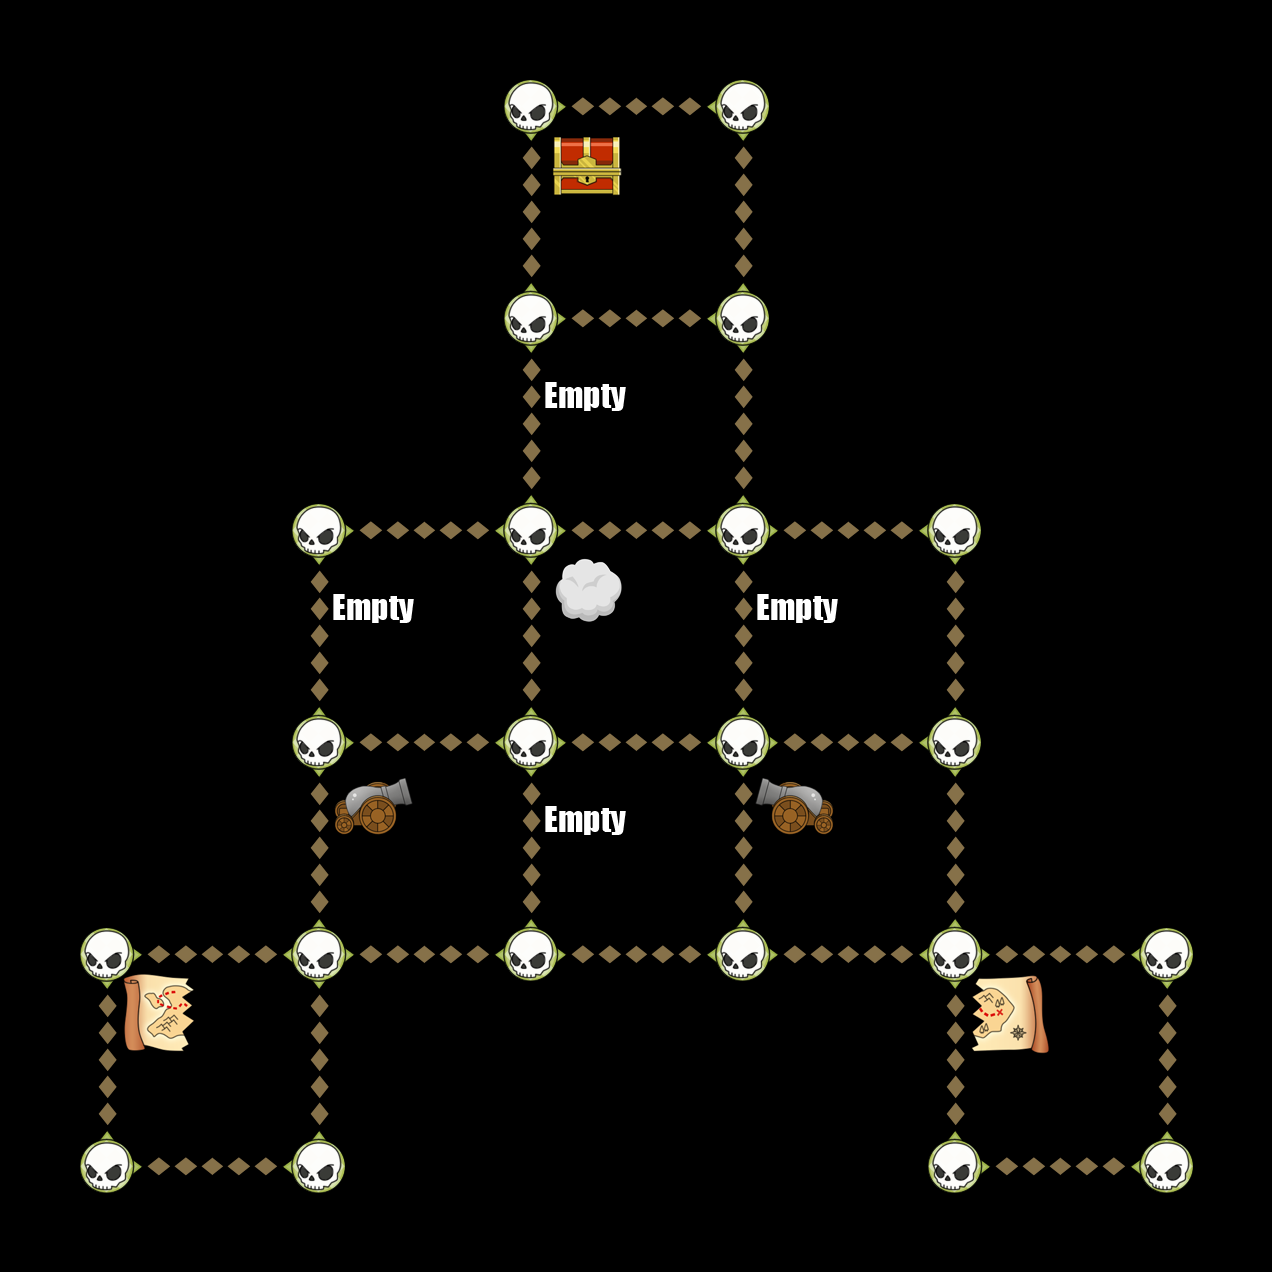

The image is a tile-based game level rendered from a .tmx file. Its description and source (layers, tilesets, objects; grid data summarised) follow:
An orthogonal 6x6 tile map with 212x212 px tiles, 6 tile layers (Down, Up, Left, Right, ...).

<map version="1.0" orientation="orthogonal" width="6" height="6" tilewidth="212" tileheight="212">
 <tileset firstgid="1" name="TileGraphic_Final-ipadhd" tilewidth="212" tileheight="212">
  <image source="TileGraphic_Final-ipadhd.png" width="636" height="1060" />
  <tile id="0">
   <properties>
    <property name="LineFilled" value="True" />
   </properties>
  </tile>
  <tile id="2">
   <properties>
    <property name="Item" value="TreasureBox" />
   </properties>
  </tile>
  <tile id="4">
   <properties>
    <property name="RowFilled" value="True" />
   </properties>
  </tile>
  <tile id="6">
   <properties>
    <property name="Item" value="CannonLeft" />
   </properties>
  </tile>
  <tile id="7">
   <properties>
    <property name="Item" value="ShipRight" />
   </properties>
  </tile>
  <tile id="8">
   <properties>
    <property name="Item" value="MapOne" />
   </properties>
  </tile>
  <tile id="9">
   <properties>
    <property name="Item" value="CannonRight" />
   </properties>
  </tile>
  <tile id="10">
   <properties>
    <property name="Item" value="ShipLeft" />
   </properties>
  </tile>
  <tile id="11">
   <properties>
    <property name="Item" value="MapTwo" />
   </properties>
  </tile>
  <tile id="12">
   <properties>
    <property name="Item" value="Empty" />
   </properties>
  </tile>
  <tile id="13">
   <properties>
    <property name="Item" value="Skull" />
   </properties>
  </tile>
  <tile id="14">
   <properties>
    <property name="Item" value="Fog" />
   </properties>
  </tile>
 </tileset>
 <layer name="Down" width="6" height="6">
  <data>[36 cells, 16 non-empty, 1 distinct tile ids]</data>
 </layer>
 <layer name="Up" width="6" height="6">
  <data>[36 cells, 16 non-empty, 1 distinct tile ids]</data>
 </layer>
 <layer name="Left" width="6" height="6">
  <data>[36 cells, 15 non-empty, 1 distinct tile ids]</data>
 </layer>
 <layer name="Right" width="6" height="6">
  <data>[36 cells, 15 non-empty, 1 distinct tile ids]</data>
 </layer>
 <layer name="Dots" width="6" height="6">
  <data>[36 cells, 22 non-empty, 1 distinct tile ids]</data>
 </layer>
 <layer name="Items" width="6" height="6">
  <data>[36 cells, 10 non-empty, 7 distinct tile ids]</data>
 </layer>
</map>
